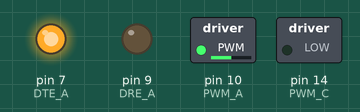
Simulated run of this sketch. Board: Arduino Uno, built with avr-gcc and run on an emulated ATmega328P. Shown: switched loads named in the sketch (green lamp = pin HIGH), output pins drawn as LEDs (lit = HIGH). Pins used as bus, display or sensor lines are not drawn.

Above: at 0.1 s.
Timing chart, 0 to 1.6 s (numbered marks = the images above):
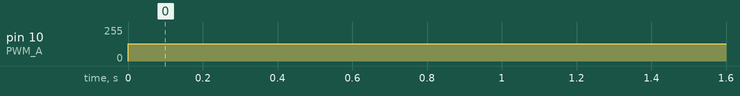

The sketch:

arm_controller_board_2.ino
```cpp
//This is a general PID controller for the arm
#include <ArduinoHardware.h>
#include <SPI.h>
#include <PID_v1.h>

int PWM_A = 10;
int RESET_AB = 8;
int DTE_A = 7;
int DRE_A = 9;
//For CD PID
int PWM_C = 14;
int RESET_CD = 12;
int DTE_C = 11;
int DRE_C = 13;

// Setup for PID
//motor controller
double input3;
double setpoint3;
double output3;

//Bounds on motor
double top3 = 70;
double bottom3 = 10;

// Setup for PID
//motor controller
double input4;
double setpoint4;
double output4;

//Bounds on motor
double top4 = 90;
double bottom4 = -90;

//Create PID Controllers
PID controller3(&input3, &output3, &setpoint3, 1, 0, 0, DIRECT);
PID controller4(&input4, &output4, &setpoint4, 1, 0, 0, DIRECT);

void setup()
{
  //For communicating with master
  Serial.begin(9600);
  Serial.setTimeout(50);
  while (!Serial){}

  //Set to zero
  setpoint3 = 0;
  setpoint4 = 0;

  // Setup for motor output (AB)
  pinMode(RESET_AB, OUTPUT);
  pinMode(PWM_A, OUTPUT);
  digitalWrite(RESET_AB, HIGH);

  // Setup for motor output (CD)
  pinMode(RESET_CD, OUTPUT);
  pinMode(PWM_C, OUTPUT);
  digitalWrite(RESET_CD, HIGH);


  // Setup for encoder input
  // (AB)
  pinMode(DRE_A, OUTPUT);
  pinMode(DTE_A, OUTPUT);
  digitalWrite(DRE_A, LOW);
  digitalWrite(DTE_A, HIGH);

  // (CD)
  pinMode(DRE_C, OUTPUT);
  pinMode(DTE_C, OUTPUT);
  digitalWrite(DRE_C, LOW);
  digitalWrite(DTE_C, HIGH);

  SPI.begin();
  SPI.setClockDivider(SPI_CLOCK_DIV8);
  SPI.setBitOrder(MSBFIRST);
  SPI.setDataMode(SPI_MODE2);

  // Setup for PID
  input3 = readEncoderAB();
  input4 = readEncoderCD();
  controller3.SetMode(AUTOMATIC);
  controller4.SetOutputLimits(-100, 100);
}

void loop()
{
  //Listen until message is passed
  if (Serial.available())
  {
    //Check a message
    if(Serial.read()==167)
    {
      ///////////
      //May be a source of error in the future
      //once the
      ///////////
      char message[13];
      message[0] = Serial.read();
      message[1] = Serial.read();
      message[2] = Serial.read();
      message[3] = Serial.read();
      message[4] = Serial.read();
      message[5] = Serial.read();
      message[6] = Serial.read();
      message[7] = Serial.read();
      message[8] = Serial.read();
      message[9] = Serial.read();
      message[10] = Serial.read();
      message[11] = Serial.read();
      //termination character
      message[12] = Serial.read();
      //Make sure message has correct structure
      if (message[0] == 0 && message[2] == 1 &&
          message[4] == 2 && message[6] == 3 &&
          message[8] == 4 && message[10]== 5)
      {
      //Check if address is for motor
      if (message[1] == 13)
      {
        //Switch for the functions
        switch(message[3])
        {
         case  5: //set angle function
           int result = 0;
           for (int n = 0; n < 4 ;n++)
           {
             result = (result << 8) + message[5+2*n];
           }
           //bound check
           double angle = (double)result/10.;
           //final bound check
           if (angle <= top3 && angle >= bottom3)
           {
             setpoint3 = angle;
           }
           break;
        }
        //Perform some calculation to calculate angle from the message
        //Check bounds
      }
      else if (message[1] == 14)
      {
        //Switch for the functions
        switch(message[3])
        {
         case  5: //set angle function
           int result = 0;
           for (int n = 0; n < 4 ;n++)
           {
             result = (result << 8) + message[5+2*n];
           }
           //bound check
           double angle = (double)result/10.;
           //final bound check
           if (angle <= top4 && angle >= bottom4)
           {
             setpoint4 = angle;
           }
           break;
        }
      }
      }

    }
  }
  //Arm Specific
  //Test - try to see if angle is correct
  input3 = readEncoderAB();
  input4 = readEncoderAB();
  //PID compututations
  controller3.Compute();
  controller4.Compute();

  setSpeedAB(output3);
  setSpeedCD(output4);
  delay(10);
}

void setSpeedAB(int spd) // Sets speed from -100 (full speed reverse) to 100 (full speed forward). 0 stops the motor.
{
  //  16000000 / (1 * 200 * 2 ) = 40 KHz
  int duty_cycle = 2 * floor((99 * spd) / 201 + 50);  // Scaling from [-100, 100] to [1, 99] (i.e. converts speed to duty cycle)
  TCCR1A = _BV (WGM10) | _BV (WGM11) | _BV (COM1B1);  // Phase Correct
  TCCR1B = _BV (WGM13) | _BV (CS10);                  // Phase Correct / Prescale 1
  OCR1A = 200;                                        // Sets Top to correspond to frequency
  OCR1B = duty_cycle;                                 // Sets duty cycle (duty cycle = 0CR1B/OCR1A)
}

void setSpeedCD(int spd) // Sets speed from -100 (full speed reverse) to 100 (full speed forward). 0 stops the motor.
{
  //  16000000 / (1 * 200 * 2 ) = 40 KHz
  int duty_cycle = 2 * floor((99 * spd) / 201 + 50);  // Scaling from [-100, 100] to [1, 99] (i.e. converts speed to duty cycle)
  TCCR1A = _BV (WGM10) | _BV (WGM11) | _BV (COM1B1);  // Phase Correct
  TCCR1B = _BV (WGM13) | _BV (CS10);                  // Phase Correct / Prescale 1
  OCR1A = 200;                                        // Sets Top to correspond to frequency
  OCR1B = duty_cycle;                                 // Sets duty cycle (duty cycle = 0CR1B/OCR1A)
}

float readEncoderAB() // Returns encoder position in degrees.
{
  byte dA = SPI.transfer(0x00);
  byte dB = SPI.transfer(0x00);
  int x= ((dA & 0x7F)<<6) | (dB>>2);
  float ax = x*359.956/8191.000;
  return ax;
}

float readEncoderCD() // Returns encoder position in degrees.
{
  byte dC = SPI.transfer(0x00);
  byte dD = SPI.transfer(0x00);
  int x= ((dC & 0x7F)<<6) | (dD>>2);
  float ax = x*359.956/8191.000;
  return ax;
}
```

Measured:
- by itself, pin 10 (PWM_A): 0/255 → 128/255 at 0.00 s
